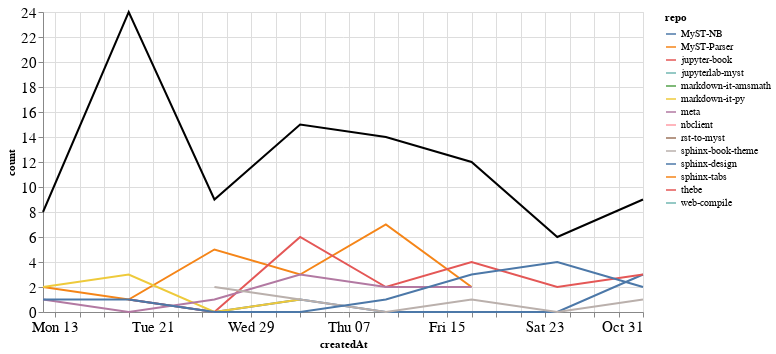

Here is the notebook cell this chart was saved with:
### Markdown cell above
### Comments

### Code cell
comments_time = comments.groupby('repo').resample('W', on='createdAt').count()['author'].reset_index()
comments_time = comments_time.rename(columns={'author': 'count'})
comments_time_total = comments_time.groupby('createdAt').agg({"count": "sum"}).reset_index()
ch1 = alt.Chart(comments_time, width=600).mark_line().encode(
    x='createdAt',
    y='count',
    color='repo',
    tooltip="repo"
)

ch2 = alt.Chart(comments_time_total, width=600).mark_line(color="black").encode(
    x='createdAt',
    y='count',
)

ch1 + ch2

### Figure 1 — Vega-Lite specification as saved in the notebook (floating-point values rounded to 4 significant figures)
{"config": {"axisLeft": {"labelFontSize": 15}, "axisBottom": {"labelFontSize": 15}}, "layer": [{"data": {"name": "data-c58d089bee4f4e491a723b24d29d541e"}, "mark": "line", "encoding": {"color": {"type": "nominal", "field": "repo"}, "tooltip": {"type": "nominal", "field": "repo"}, "x": {"type": "temporal", "field": "createdAt"}, "y": {"type": "quantitative", "field": "count"}}, "width": 600}, {"data": {"name": "data-09a94e6d69d22d948744ba2ffeed6a12"}, "mark": {"type": "line", "color": "black"}, "encoding": {"x": {"type": "temporal", "field": "createdAt"}, "y": {"type": "quantitative", "field": "count"}}, "width": 600}], "$schema": "https://vega.github.io/schema/vega-lite/v4.8.1.json", "datasets": {"data-c58d089bee4f4e491a723b24d29d541e": [{"repo": "MyST-NB", "createdAt": "2021-09-19T00:00:00", "count": 1}, {"repo": "MyST-NB", "createdAt": "2021-09-26T00:00:00", "count": 0}, {"repo": "MyST-NB", "createdAt": "2021-10-03T00:00:00", "count": 1}, {"repo": "MyST-NB", "createdAt": "2021-10-10T00:00:00", "count": 0}, {"repo": "MyST-NB", "createdAt": "2021-10-17T00:00:00", "count": 0}, {"repo": "MyST-NB", "createdAt": "2021-10-24T00:00:00", "count": 0}, {"repo": "MyST-NB", "createdAt": "2021-10-31T00:00:00", "count": 3}, {"repo": "MyST-Parser", "createdAt": "2021-09-12T00:00:00", "count": 2}, {"repo": "MyST-Parser", "createdAt": "2021-09-19T00:00:00", "count": 1}, {"repo": "MyST-Parser", "createdAt": "2021-09-26T00:00:00", "count": 5}, {"repo": "MyST-Parser", "createdAt": "2021-10-03T00:00:00", "count": 3}, {"repo": "MyST-Parser", "createdAt": "2021-10-10T00:00:00", "count": 7}, {"repo": "MyST-Parser", "createdAt": "2021-10-17T00:00:00", "count": 2}, {"repo": "jupyter-book", "createdAt": "2021-09-19T00:00:00", "count": 1}, {"repo": "jupyter-book", "createdAt": "2021-09-26T00:00:00", "count": 0}, {"repo": "jupyter-book", "createdAt": "2021-10-03T00:00:00", "count": 6}, {"repo": "jupyter-book", "createdAt": "2021-10-10T00:00:00", "count": 2}, {"repo": "jupyter-book", "createdAt": "2021-10-17T00:00:00", "count": 4}, {"repo": "jupyter-book", "createdAt": "2021-10-24T00:00:00", "count": 2}, {"repo": "jupyter-book", "createdAt": "2021-10-31T00:00:00", "count": 3}, {"repo": "jupyterlab-myst", "createdAt": "2021-09-19T00:00:00", "count": 7}, {"repo": "markdown-it-amsmath", "createdAt": "2021-09-12T00:00:00", "count": 1}, {"repo": "markdown-it-py", "createdAt": "2021-09-12T00:00:00", "count": 2}, {"repo": "markdown-it-py", "createdAt": "2021-09-19T00:00:00", "count": 3}, {"repo": "markdown-it-py", "createdAt": "2021-09-26T00:00:00", "count": 0}, {"repo": "markdown-it-py", "createdAt": "2021-10-03T00:00:00", "count": 1}, {"repo": "meta", "createdAt": "2021-09-12T00:00:00", "count": 1}, {"repo": "meta", "createdAt": "2021-09-19T00:00:00", "count": 0}, {"repo": "meta", "createdAt": "2021-09-26T00:00:00", "count": 1}, {"repo": "meta", "createdAt": "2021-10-03T00:00:00", "count": 3}, {"repo": "meta", "createdAt": "2021-10-10T00:00:00", "count": 2}, {"repo": "meta", "createdAt": "2021-10-17T00:00:00", "count": 2}, {"repo": "nbclient", "createdAt": "2021-09-19T00:00:00", "count": 7}, {"repo": "rst-to-myst", "createdAt": "2021-09-19T00:00:00", "count": 3}, {"repo": "sphinx-book-theme", "createdAt": "2021-09-26T00:00:00", "count": 2}, {"repo": "sphinx-book-theme", "createdAt": "2021-10-03T00:00:00", "count": 1}, {"repo": "sphinx-book-theme", "createdAt": "2021-10-10T00:00:00", "count": 0}, {"repo": "sphinx-book-theme", "createdAt": "2021-10-17T00:00:00", "count": 1}, {"repo": "sphinx-book-theme", "createdAt": "2021-10-24T00:00:00", "count": 0}, {"repo": "sphinx-book-theme", "createdAt": "2021-10-31T00:00:00", "count": 1}, {"repo": "sphinx-design", "createdAt": "2021-09-12T00:00:00", "count": 1}, {"repo": "sphinx-design", "createdAt": "2021-09-19T00:00:00", "count": 1}, {"repo": "sphinx-design", "createdAt": "2021-09-26T00:00:00", "count": 0}, {"repo": "sphinx-design", "createdAt": "2021-10-03T00:00:00", "count": 0}, {"repo": "sphinx-design", "createdAt": "2021-10-10T00:00:00", "count": 1}, {"repo": "sphinx-design", "createdAt": "2021-10-17T00:00:00", "count": 3}, {"repo": "sphinx-design", "createdAt": "2021-10-24T00:00:00", "count": 4}, {"repo": "sphinx-design", "createdAt": "2021-10-31T00:00:00", "count": 2}, {"repo": "sphinx-tabs", "createdAt": "2021-09-12T00:00:00", "count": 1}, {"repo": "thebe", "createdAt": "2021-10-10T00:00:00", "count": 2}, {"repo": "web-compile", "createdAt": "2021-09-26T00:00:00", "count": 1}], "data-09a94e6d69d22d948744ba2ffeed6a12": [{"createdAt": "2021-09-12T00:00:00", "count": 8}, {"createdAt": "2021-09-19T00:00:00", "count": 24}, {"createdAt": "2021-09-26T00:00:00", "count": 9}, {"createdAt": "2021-10-03T00:00:00", "count": 15}, {"createdAt": "2021-10-10T00:00:00", "count": 14}, {"createdAt": "2021-10-17T00:00:00", "count": 12}, {"createdAt": "2021-10-24T00:00:00", "count": 6}, {"createdAt": "2021-10-31T00:00:00", "count": 9}]}}
